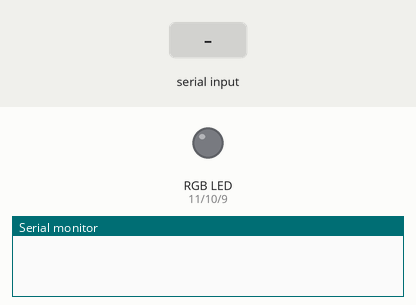
The sketch below on a simulated Arduino Uno, built with avr-gcc and run on an emulated ATmega328P. Shown: an RGB LED mixed from three pins (HIGH = lit), the last lines printed to the serial monitor. The test bench sets the inputs (shaded band). Dim RGB values are drawn brighter than linear.

Above: at 1.2 s.
1.3 s: "90,45,200&" received over Serial
At 4.1 s:
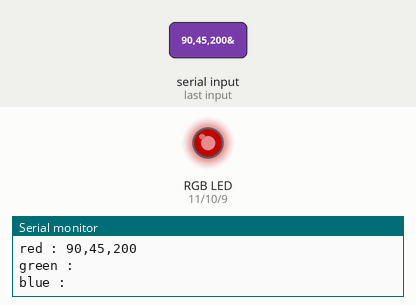
4.3 s: "30,150&" received over Serial
At 6.8 s:
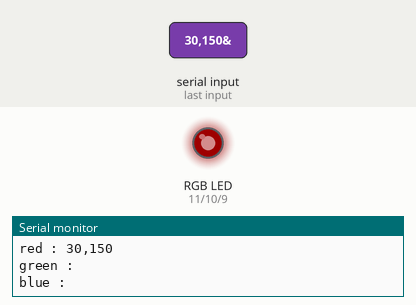
7.3 s: "200&" received over Serial
At 10.1 s:
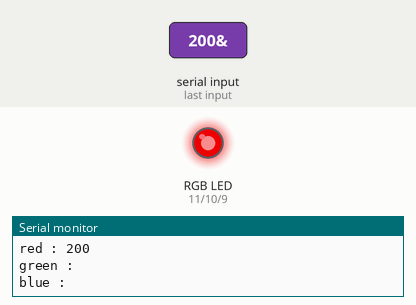
10.3 s: "30,150,10&" received over Serial
At 12.6 s:
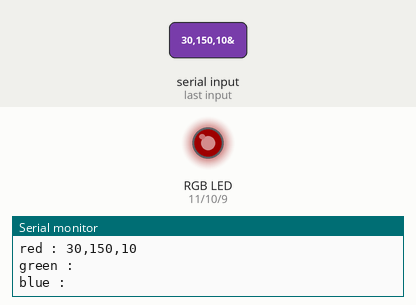
13.3 s: "90,45&" received over Serial
At 16.0 s:
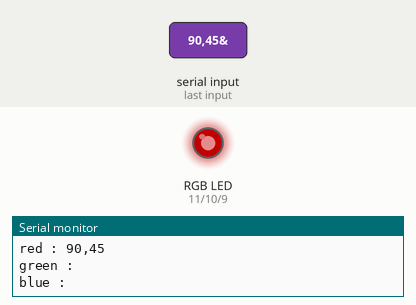
Timing chart, 0 to 17.3 s (numbered marks = the images above; inputs shaded):
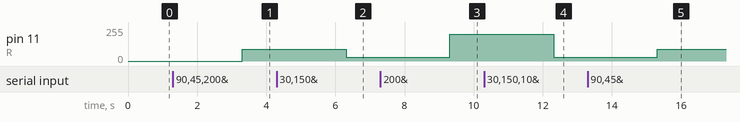

The sketch:

rgb_con.ino
```cpp
#define R 11
#define G 10
#define B 9
String red,green,blue,a,b,c;

void setup()
{
  Serial.begin(9600);
  pinMode(R , OUTPUT);
  pinMode(G , OUTPUT);
  pinMode(B , OUTPUT);
}

void loop()
{

  if (Serial.available()>0){
    Serial.println("1");
    a=Serial.readStringUntil('&');
    b=Serial.readStringUntil('&');
    c=Serial.readString();

///////////////////////////////

  red=a.substring(0,a.indexOf('&'));
  green=b.substring(0,b.indexOf('&'));
  blue=c;

///////////////////////////////
  Serial.print("red : ");    Serial.println(red);
  Serial.print("green : ");   Serial.println(green);
  Serial.print("blue : ");    Serial.println(blue);

  analogWrite(R,red.toInt());
  analogWrite(G,green.toInt());
  analogWrite(B,blue.toInt());
  }


  }
```

Measured:
- after the input at 1.3 s, pin 11 (R): 0/255 → 90/255 after 2.0 s
- after the input at 4.3 s, pin 11 (R): 90/255 → 30/255 after 2.0 s
- after the input at 7.3 s, pin 11 (R): 30/255 → 200/255 after 2.0 s
- after the input at 10.3 s, pin 11 (R): 200/255 → 30/255 after 2.0 s
- after the input at 13.3 s, pin 11 (R): 30/255 → 90/255 after 2.0 s
